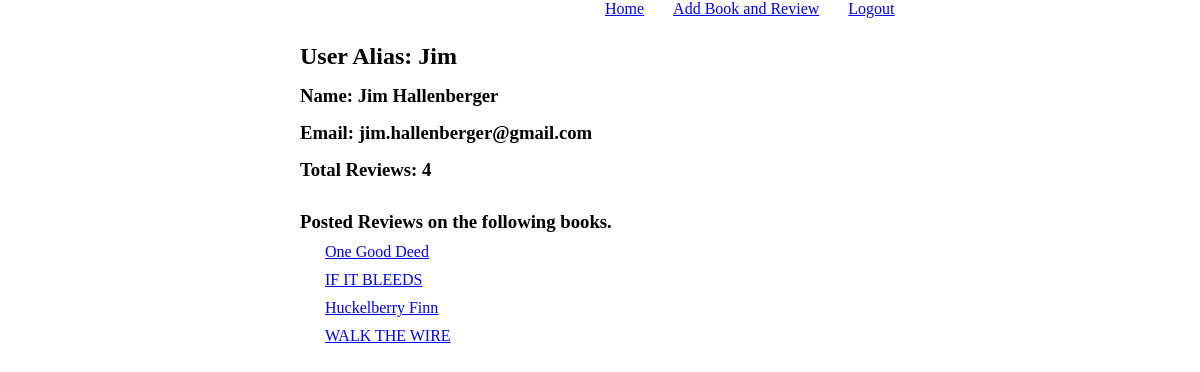
/user/2 (signed in), run on the app's committed database.
### review/models.py (models this page shows)
class User(models.Model):
    name = models.CharField(max_length=150)
    alias = models.CharField(max_length=150)
    email = models.CharField(max_length=250)
    password = models.CharField(max_length=250)
    created_at = models.DateTimeField(auto_now_add=True)
    updated_at = models.DateTimeField(auto_now=True)
    objects = UserManager()

class Review(models.Model):
    user = models.ForeignKey(User, related_name='review', on_delete=models.CASCADE)
    book = models.ForeignKey(Book, related_name='review', on_delete=models.CASCADE)
    review = models.TextField()
    rating = models.IntegerField()
    created_at = models.DateTimeField(auto_now_add=True)
    updated_at = models.DateTimeField(auto_now=True)

class Book(models.Model):
    author = models.ForeignKey(Author, related_name='book', on_delete=models.CASCADE)
    title = models.CharField(max_length=255)
    created_at = models.DateTimeField(auto_now_add=True)
    updated_at = models.DateTimeField(auto_now=True)

### review/views.py (the view)
# urls.py: path('user/<int:num>', views.user_review)
def user_review(request, num):
    if 'alias' in request.session:
        context = {
            'user': User.objects.get(id=num)
        }
        return render(request, 'user.html', context)

### review/templates/user.html (shortened to what this page needs)
<!DOCTYPE html>
<html lang="en">
<head>
    {% load static %}
    <link rel="stylesheet" href="{% static 'css/user.css' %} ">
</head>
<body>
    <div id="wrapper">
        <a class="header" href="/books">Home</a>
        <a href="/addreview">Add Book and Review</a>
        <a href="/logout">Logout</a>
        <div id="info">
            <h2>User Alias: {{user.alias}}</h2>
            <h3>Name: {{user.name}}</h3>
            <h3>Email: {{user.email}}</h3>
            <h3>Total Reviews: {{user.review.all.count}}</h3>
        </div>
        <div id="books">
            <h3>Posted Reviews on the following books.</h3>
            <ul>
                {% for b in user.review.all  %}
                <li><a href="\books/{{b.book.id}}">{{b.book.title}}</a></li>
                {% endfor %}
            </ul>
        </div>
    </div>
</body>
</html>

### review/static/css/user.css (style rules this page uses)
* { padding: 0px; margin: 0px; }
#wrapper { width: 600px; margin: 0px auto; }
a { margin-left: 25px; }
.header { margin-left: 305px; }
h2 { margin-top: 25px; }
h3 { margin-top: 15px; }
#books { margin-top: 30px; }
li { margin-top: 10px; list-style: none; }

### data on the page
User: alias "Jim", name "Jim Hallenberger", email "jim.hallenberger@gmail.com", review.all.count "4"
Review: book "One Good Deed"
Review: book "IF IT BLEEDS"
Review: book "Huckelberry Finn"
Review: book "WALK THE WIRE"
